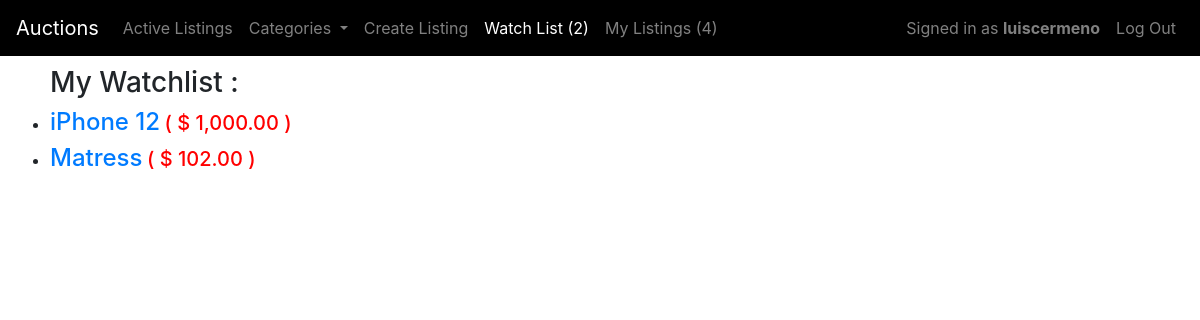
The app's page /watchlist (signed in) with its own data.
### auctions/models.py (models this page shows, shortened)
class User(AbstractUser):
    def __str__(self):
        return f"{self.username}"

class WatchList(models.Model):
    user = models.OneToOneField(User, on_delete=models.CASCADE, related_name='watchlist')
    listings = models.ManyToManyField(Listing, blank=True, related_name='listings')

class Listing(models.Model):
    title = models.CharField(max_length=64)
    user = models.ForeignKey(User, default=1 , on_delete=models.CASCADE, related_name='listings')
    categories = models.ManyToManyField(Category, blank=True, related_name="listings")
    description = models.TextField(max_length=500)
    image = models.URLField(max_length=200, blank=True)
    closed = models.BooleanField(default=False)
    date = models.DateTimeField(auto_now_add=True)
    winner = models.ForeignKey(User, null=True , blank=True, on_delete=models.CASCADE, related_name='winned_listings')
    class Meta:
        ordering = ['-date']
    def __str__(self):
        return f"{self.title}"

class Bid(models.Model):
    listing = models.ForeignKey(Listing,on_delete=models.CASCADE,related_name='bids')
    user = models.ForeignKey(User, on_delete=models.CASCADE, related_name='bids')
    value = models.DecimalField(decimal_places=2, max_digits=9, default=0, validators=[MinValueValidator(0)])
    date = models.DateTimeField(auto_now_add=True)
    is_starting = models.BooleanField(default=False)
    is_current = models.BooleanField(default=False)

### auctions/views.py (the view)
# urls.py: path("watchlist", views.watchlist, name="watchlist"),
@csrf_exempt
@login_required
def watchlist(request):
    try:
        watchlist = WatchList.objects.get(user = request.user).listings.all()
    except:
        watchlist = []
    return render(request, "auctions/watchlist.html", {
        "watchlist": watchlist,
        "current_bids": Bid.objects.filter(is_current = True)
    })

### auctions/context_processors.py (called while the page is built)
def get_categories(request):
    return {
        'categories': Category.objects.all()
    }

### auctions/models.py (called while the page is built)
    def __str__(self):
        return f"{self.name}"

### auctions/templates/auctions/watchlist.html (shortened to what this page needs)
{% extends "auctions/layout.html" %}
{% load humanize %}
{% block nav_item_watchlist %}active{% endblock nav_item_watchlist %}
{% block body %}
    {% if user.is_authenticated %}
        <ul>
            <h3> My Watchlist :</h3>
            {% for listing in watchlist %}
                <li>
                    <h4 class="watchlist-listing_title"><a href="{% url 'listing' listing %}">{{ listing }}</a></h4>
                    <div class="watchlist-bid">
                        {% for bid in current_bids %}
                            {% if bid.listing == listing %}
                                {% if listing.closed == True %}
                                <h5 class="listing-closed"> ( $ {{ bid.value|intcomma }} ) </h5>
                                {% else %}
                                    {% if bid.is_starting == True %}
                                        <h5 class="watchlist-listing_starting_bid"> ( $ {{ bid.value|intcomma }} ) </h5>
                                    {% else %}
                                        <h5 class="watchlist-listing_current_bid"> ( $ {{ bid.value|intcomma }} ) </h5>
                                    {% endif %}
                                {% endif %}
                            {% endif %}
                        {% endfor %}
                    </div>
                </li>
            {% empty %}
                <li>
                    <h6>No Listings Yet</h6>
                </li>
            {% endfor %}
        </ul>
    {% endif %}
{% endblock %}

### auctions/templates/auctions/layout.html (shortened to what this page needs)
{% load static %}
<!DOCTYPE html>
<html lang="en">
    <head>
        <link href="{% static 'auctions/styles.css' %}" rel="stylesheet">
        <link rel="stylesheet" href="https://stackpath.bootstrapcdn.com/bootstrap/4.4.1/css/bootstrap.min.css">
    </head>
    <body>
        <nav class="navbar navbar-expand-lg navbar-dark sticky-top">
            <a class="navbar-brand" href="{% url 'index' %}">Auctions</a>
            <div class="collapse navbar-collapse" id="navbarNav">
                <ul class="navbar-nav mr-auto">
                    <li class="nav-item {% block nav_item_listings %}{% endblock nav_item_listings %}">
                        <a class="nav-link" aria-current="page" href="{% url 'index' %}">Active Listings</a>
                    </li>
                    <li class="nav-item dropdown">
                        <a class="nav-link dropdown-toggle" href="#" id="navbarDropdown" role="button" data-toggle="dropdown" aria-haspopup="true" aria-expanded="false">
                            Categories
                        </a>
                    </li>
                    {% if user.is_authenticated %}
                    <li class="nav-item {% block nav_item_create %}{% endblock nav_item_create %}">
                        <a class="nav-link" href="{% url 'create' %}">Create Listing</a>
                    </li>
                    <li class="nav-item {% block nav_item_watchlist %}{% endblock nav_item_watchlist %}">
                        <a class="nav-link" href="{% url 'watchlist' %}">
                            Watch List
                            <span>
                            {% if user.watchlist.listings.all.count > 0 %}
                                ({{ user.watchlist.listings.all.count}})
                            {% else %}
                                (0)
                            {% endif %}
                            </span>
                        </a>
                    </li>
                    <li class="nav-item {% block nav_item_myListings %}{% endblock nav_item_myListings %}">
                        <a class="nav-link" href="{% url 'myListings' %}">
                            My Listings
                            <span>
                                {% if user.listings.all.count > 0 %}
                                    ({{ user.listings.all.count}})
                                {% else %}
                                    (0)
                                {% endif %}
                            </span>
                        </a>
                    </li>
                    {% endif %}
                </ul>
                <ul class="navbar-nav ml-auto">
                    {% if user.is_authenticated %}
                    <li class="nav-item">
                        <a class="nav-link" href="#">
                                Signed in as <strong>{{ user.username }}</strong>
                        </a>
                    </li>
                    <li class="nav-item">
                        <a class="nav-link" href="{% url 'logout' %}">Log Out</a>
                    </li>
                    {% endif %}
                </ul>
            </div>
        </nav>
        <div class="main">
        {% block body %}
        {% endblock %}
        </div>
    </body>
</html>

### auctions/static/auctions/styles.css (style rules this page uses)
.main { padding: 10px; }
.navbar { background-color: black; }
.listing-closed { color: red; }
.watchlist-listing_title { display: inline-block; }
.watchlist-bid { display: inline-block; }

### records on screen
User: watchlist.listings.all.count "2", listings.all.count "4", username "luiscermeno"
Listing: title "iPhone 12"
Bid: value "1,000.00"
Listing: title "Matress"
Bid: value "102.00"
